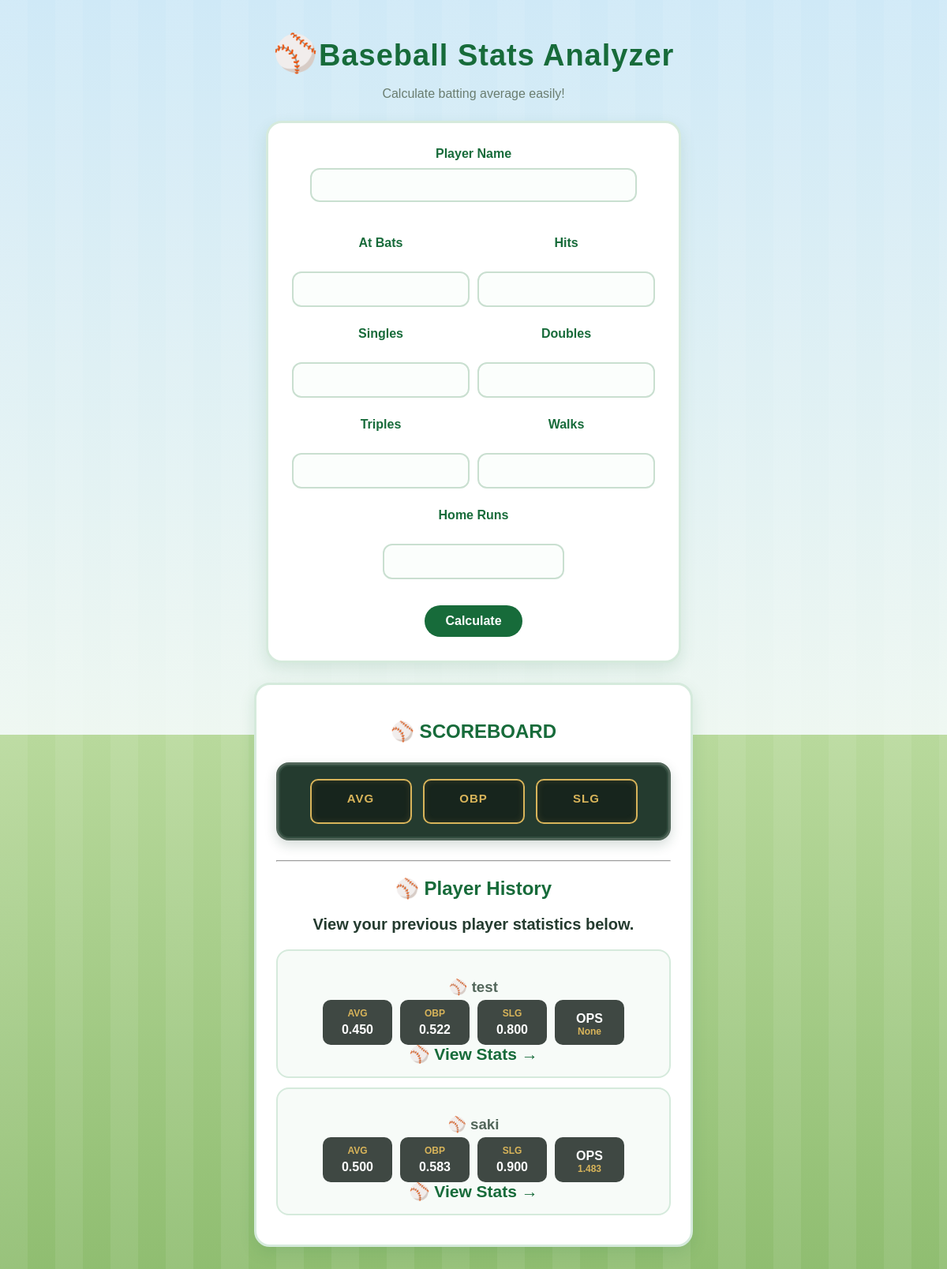
The page / on the database its author committed.
### tables this page shows
CREATE TABLE players(

    id INTEGER PRIMARY KEY AUTOINCREMENT,

    player TEXT,

    at_bats INTEGER,

    hits INTEGER,

    singles INTEGER,

    doubles INTEGER,

    triples INTEGER,

    walks INTEGER,

    home_runs INTEGER,

    average TEXT,

    obp TEXT,

    slg TEXT

, ops TEXT);

### app.py (the view, shortened to what this page needs)
@app.route("/", methods=["GET", "POST"])
def home():
    average = ""
    obp = ""
    slg = ""
    ops = ""
    player = ""
    at_bats = ""
    hits = ""
    singles = ""
    doubles = ""
    triples = ""
    walks = ""
    home_runs = ""
    error = ""
    cursor.execute("SELECT id, player, average, obp, slg, ops FROM players")
    players = cursor.fetchall()
    return render_template(
        "index.html",
        average=average,
        obp=obp,
        slg=slg,
        players=players,
        player=player,
        at_bats=at_bats,
        hits=hits,
        singles=singles,
        doubles=doubles,
        triples=triples,
        walks=walks,
        home_runs=home_runs,
        error=error
    )

### templates/index.html (shortened to what this page needs)
<!DOCTYPE html>
<html lang="en">
<head>
    <link rel="stylesheet" href="{{ url_for('static', filename='style.css') }}">
</head>
<body>
    <h1>⚾Baseball Stats Analyzer</h1>
    <p>Calculate batting average easily!</p>
    <form method="POST">
        <label>Player Name</label><br>
        <input type="text" name="player" value="{{ player }}"><br><br>
        <div class="input-grid">
            <div>
                <label>At Bats</label><br>
                <input type="number" name="at_bats" value="{{ at_bats }}">
            </div>
            <div>
                <label>Hits</label><br>
                <input type="number" name="hits" value="{{ hits }}">
            </div>
            <div>
                <label>Singles</label><br>
                <input type="number" name="singles" value="{{ singles }}">
            </div>
            <div>
                <label>Doubles</label><br>
                <input type="number" name="doubles" value="{{ doubles }}">
            </div>
            <div>
                <label>Triples</label><br>
                <input type="number" name="triples" value="{{ triples }}">
            </div>
            <div>
                <label>Walks</label><br>
                <input type="number" name="walks" value="{{ walks }}">
            </div>
            <div>
                <label>Home Runs</label><br>
                <input type="number" name="home_runs" value="{{ home_runs }}">
            </div>
        </div>
        <br>
        <button>Calculate</button>
    </form>
    {% if average != None %}
    <div class="result-card">
        <h2>⚾ SCOREBOARD</h2>
        <div class="scoreboard">
            <div class="stat-box">
                <h3>AVG</h3>
            </div>
            <div class="stat-box">
                <h3>OBP</h3>
            </div>
            <div class="stat-box">
                <h3>SLG</h3>
            </div>
        </div>
        <hr>
        <h2>⚾ Player History</h2>
        <p>View your previous player statistics below.</p>
        {% for p in players %}
        <div class="history-card">
            <h3>⚾ {{ p[1] }}</h3>
            <div class="player-stats">
                <div>
                    <span>AVG</span>
                    <strong>{{ p[2] }}</strong>
             </div>
                <div>
                    <span>OBP</span>
                    <strong>{{ p[3] }}</strong>
                </div>
                <div>
                    <span>SLG</span>
                    <strong>{{ p[4] }}</strong>
                </div>
                <div>
                    <strong>OPS</strong>
                    <span>{{ p[5] }}</span>
                </div>
            </div>
            <a href="/player/{{ p[0] }}">View Stats →</a>
        </div>
    {% endfor %}
    {% endif %}
</body>
</html>

### static/style.css (style rules this page uses)
body { font-family: Arial, sans-serif; background: repeating-linear-gradient( to right, rgba(255, 255, 255, 0.08) 0px, rgba(255, 255, 255, 0.08) 35px, transparent 35px, transparent 70px ), linear-gradient( to bottom, #cfe9f7 0%, #eef7f1 57.5%, #b8d99c 57.5%, #8fbd70 100% ); text-align: center; margin: 40px; color: #243b2f; min-height: 100vh; }
h1 { color: #176b3a; font-size: 38px; margin-bottom: 8px; letter-spacing: 1px; }
h1::first-letter { font-size: 46px; }
body > p { color: #6a7d70; font-size: 16px; }
form { background-color: white; max-width: 460px; margin: 25px auto; padding: 30px; border-radius: 20px; border: 3px solid #d5eadc; box-shadow: 0 8px 20px rgba(23, 107, 58, 0.12); }
label { display: inline-block; font-weight: bold; color: #176b3a; margin-bottom: 3px; }
input { width: 90%; padding: 11px; margin-top: 6px; margin-bottom: 15px; border: 2px solid #c9dfd0; border-radius: 12px; font-size: 15px; box-sizing: border-box; background-color: #fbfefc; }
.input-grid { display: grid; grid-template-columns: 1fr 1fr; gap: 10px; margin-top: 10px; }
.input-grid div:last-child { grid-column: 1 / 3; width: 50%; margin: 0 auto; }
.input-grid label { display: block; }
.input-grid input { width: 100%; padding: 12px; }
button { padding: 11px 26px; font-size: 16px; font-weight: bold; color: white; background-color: #176b3a; border: none; border-radius: 20px; cursor: pointer; transition: 0.3s; }
.result-card { background-color: white; max-width: 500px; margin: 25px auto; padding: 25px; border-radius: 20px; border: 3px solid #d5eadc; box-shadow: 0 8px 20px rgba(23, 107, 58, 0.12); }
.result-card h2 { color: #176b3a; margin-bottom: 20px; }
.result-card h3 { color: #52665a; margin-bottom: 5px; }
.result-card h3 ::before { content: "⚾ "; }
.result-card p { font-size: 20px; font-weight: bold; color: #243b2f; }
.stat-box { background-color: #243b2f; color: white; width: 110px; padding: 12px 8px; border-radius: 10px; border: 3px solid #d8b45a; }
.stat-box h3 { color: #d8b45a; margin: 0 0 5px; font-size: 14px; }
.history-card { background-color: #f7fbf8; margin: 12px 0; padding: 16px; border-radius: 16px; border: 2px solid #d5eadc; transition: 0.3s; }
.history-card a { color: #176b3a; text-decoration: none; font-weight: bold; font-size: 21px; }
.history-card a::before { content: "⚾ "; }
.scoreboard { display: flex; justify-content: center; gap: 14px; margin: 25px 0; padding: 18px; background-color: #243b2f; border-radius: 16px; border: 3px solid #52665a; box-shadow: 0 6px 15px rgba(23, 59, 47, 0.18), inset 0 0 0 2px #314c3e; }
.stat-box { background-color: #17251d; color: white; width: 105px; padding: 14px 10px; border-radius: 10px; border: 2px solid #d8b45a; box-shadow: inset 0 0 8px rgba(216, 180, 90, 0.15); transition: 0.3s; }
.stat-box h3 { color: #d8b45a; margin: 0 0 8px; font-size: 15px; letter-spacing: 1px; }
.player-stats { display: flex; flex-wrap: wrap; justify-content: center; gap: 10px; }
.player-stats div { background-color: #3f4843; color: white; padding: 10px; border-radius: 10px; width: 88px; box-sizing: border-box; }
.player-stats span { display: block; color: #d8b45a; font-size: 12px; font-weight: bold; }
.player-stats strong { display: block; margin-top: 5px; font-size: 16px; }
.history-card > a { color: #176b3a; text-decoration: none; font-weight: bold; }
.history-card .player-stats { grid-template-columns: repeat(3, 1fr); }

### rows shown on the page
players: player "test", average "0.450", obp "0.522", slg "0.800", p "None"
players: player "saki", average "0.500", obp "0.583", slg "0.900", ops "1.483"
